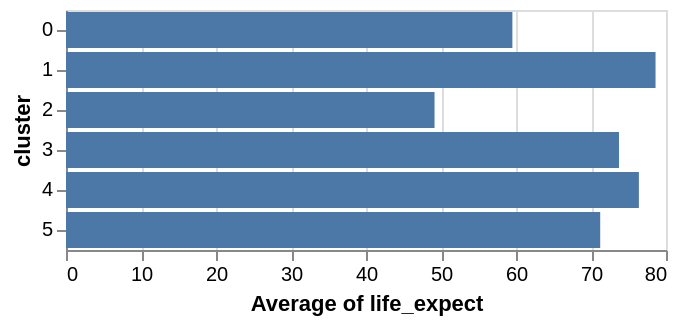

Notebook source saved alongside this figure:
### Markdown cell above
### Länge

### Code cell
alt.Chart(data2005).mark_bar().encode(
    alt.X('average(life_expect):Q'),
    alt.Y('cluster:O')
)

### Figure 1 — Vega-Lite specification as saved in the notebook (floating-point values rounded to 4 significant figures)
{"config": {"view": {"continuousWidth": 300, "continuousHeight": 300}}, "data": {"name": "data-5d02da2a3d902aa56b0187487b2504b4"}, "mark": {"type": "bar"}, "encoding": {"x": {"aggregate": "average", "field": "life_expect", "type": "quantitative"}, "y": {"field": "cluster", "type": "ordinal"}}, "$schema": "https://vega.github.io/schema/vega-lite/v6.4.1.json", "datasets": {"data-5d02da2a3d902aa56b0187487b2504b4": [{"year": 2005, "country": "Afghanistan", "cluster": 0, "pop": 29928987, "life_expect": 43.83, "fertility": 7.069}, {"year": 2005, "country": "Argentina", "cluster": 3, "pop": 39537943, "life_expect": 75.32, "fertility": 2.254}, {"year": 2005, "country": "Aruba", "cluster": 3, "pop": 71566, "life_expect": 74.24, "fertility": 2.04}, {"year": 2005, "country": "Australia", "cluster": 4, "pop": 20090437, "life_expect": 81.23, "fertility": 1.788}, {"year": 2005, "country": "Austria", "cluster": 1, "pop": 8184691, "life_expect": 79.83, "fertility": 1.42}, {"year": 2005, "country": "Bahamas", "cluster": 3, "pop": 301790, "life_expect": 73.5, "fertility": 2.022}, {"year": 2005, "country": "Bangladesh", "cluster": 0, "pop": 144319628, "life_expect": 64.06, "fertility": 2.826}, {"year": 2005, "country": "Barbados", "cluster": 3, "pop": 278870, "life_expect": 77.3, "fertility": 1.5}, {"year": 2005, "country": "Belgium", "cluster": 1, "pop": 10364388, "life_expect": 79.44, "fertility": 1.646}, {"year": 2005, "country": "Bolivia", "cluster": 3, "pop": 8857870, "life_expect": 65.55, "fertility": 3.5}, {"year": 2005, "country": "Brazil", "cluster": 3, "pop": 186112794, "life_expect": 72.39, "fertility": 2.245}, {"year": 2005, "country": "Canada", "cluster": 3, "pop": 32805041, "life_expect": 80.65, "fertility": 1.527}, {"year": 2005, "country": "Chile", "cluster": 3, "pop": 15980912, "life_expect": 78.55, "fertility": 1.944}, {"year": 2005, "country": "China", "cluster": 4, "pop": 1303182268, "life_expect": 72.96, "fertility": 1.725}, {"year": 2005, "country": "Colombia", "cluster": 3, "pop": 42954279, "life_expect": 72.89, "fertility": 2.22}, {"year": 2005, "country": "Costa Rica", "cluster": 3, "pop": 4016173, "life_expect": 78.78, "fertility": 2.099}, {"year": 2005, "country": "Croatia", "cluster": 1, "pop": 4495904, "life_expect": 75.75, "fertility": 1.346}, {"year": 2005, "country": "Cuba", "cluster": 3, "pop": 11346670, "life_expect": 78.27, "fertility": 1.49}, {"year": 2005, "country": "Dominican Republic", "cluster": 3, "pop": 9049595, "life_expect": 72.23, "fertility": 2.81}, {"year": 2005, "country": "Ecuador", "cluster": 3, "pop": 13363593, "life_expect": 74.99, "fertility": 2.578}, {"year": 2005, "country": "Egypt", "cluster": 5, "pop": 77505756, "life_expect": 71.34, "fertility": 2.891}, {"year": 2005, "country": "El Salvador", "cluster": 3, "pop": 6704932, "life_expect": 71.88, "fertility": 2.683}, {"year": 2005, "country": "Finland", "cluster": 1, "pop": 5223442, "life_expect": 79.31, "fertility": 1.825}, {"year": 2005, "country": "France", "cluster": 1, "pop": 60656178, "life_expect": 80.66, "fertility": 1.892}, {"year": 2005, "country": "Georgia", "cluster": 1, "pop": 4677401, "life_expect": 70.99, "fertility": 1.407}, {"year": 2005, "country": "Germany", "cluster": 1, "pop": 82431390, "life_expect": 79.41, "fertility": 1.36}, {"year": 2005, "country": "Greece", "cluster": 1, "pop": 10668354, "life_expect": 79.48, "fertility": 1.325}, {"year": 2005, "country": "Grenada", "cluster": 3, "pop": 89502, "life_expect": 68.72, "fertility": 2.302}, {"year": 2005, "country": "Haiti", "cluster": 3, "pop": 8121622, "life_expect": 60.92, "fertility": 3.545}, {"year": 2005, "country": "Hong Kong", "cluster": 4, "pop": 6898686, "life_expect": 82.21, "fertility": 0.966}, {"year": 2005, "country": "Iceland", "cluster": 1, "pop": 296737, "life_expect": 81.76, "fertility": 2.052}, {"year": 2005, "country": "India", "cluster": 0, "pop": 1080264388, "life_expect": 64.7, "fertility": 2.807}, {"year": 2005, "country": "Indonesia", "cluster": 4, "pop": 218465000, "life_expect": 70.65, "fertility": 2.182}, {"year": 2005, "country": "Iran", "cluster": 5, "pop": 68017860, "life_expect": 70.96, "fertility": 2.04}, {"year": 2005, "country": "Iraq", "cluster": 5, "pop": 26074906, "life_expect": 59.55, "fertility": 4.264}, {"year": 2005, "country": "Ireland", "cluster": 1, "pop": 4015676, "life_expect": 78.89, "fertility": 1.964}, {"year": 2005, "country": "Israel", "cluster": 5, "pop": 6276883, "life_expect": 80.75, "fertility": 2.75}, {"year": 2005, "country": "Italy", "cluster": 1, "pop": 58103033, "life_expect": 80.55, "fertility": 1.379}, {"year": 2005, "country": "Jamaica", "cluster": 3, "pop": 2735520, "life_expect": 72.57, "fertility": 2.429}, {"year": 2005, "country": "Japan", "cluster": 4, "pop": 127417244, "life_expect": 82.6, "fertility": 1.27}, {"year": 2005, "country": "Kenya", "cluster": 2, "pop": 33829590, "life_expect": 54.11, "fertility": 4.959}, {"year": 2005, "country": "South Korea", "cluster": 4, "pop": 22912177, "life_expect": 67.3, "fertility": 1.85}, {"year": 2005, "country": "North Korea", "cluster": 4, "pop": 48640671, "life_expect": 78.62, "fertility": 1.21}, {"year": 2005, "country": "Lebanon", "cluster": 5, "pop": 3826018, "life_expect": 71.99, "fertility": 2.209}, {"year": 2005, "country": "Mexico", "cluster": 3, "pop": 106202903, "life_expect": 76.19, "fertility": 2.211}, {"year": 2005, "country": "Netherlands", "cluster": 1, "pop": 16407491, "life_expect": 79.76, "fertility": 1.721}, {"year": 2005, "country": "New Zealand", "cluster": 4, "pop": 4035461, "life_expect": 80.2, "fertility": 1.994}, {"year": 2005, "country": "Nigeria", "cluster": 2, "pop": 128765768, "life_expect": 46.86, "fertility": 5.322}, {"year": 2005, "country": "Norway", "cluster": 1, "pop": 4593041, "life_expect": 80.2, "fertility": 1.848}, {"year": 2005, "country": "Pakistan", "cluster": 0, "pop": 162419946, "life_expect": 65.48, "fertility": 3.521}, {"year": 2005, "country": "Peru", "cluster": 3, "pop": 27925628, "life_expect": 71.42, "fertility": 2.506}, {"year": 2005, "country": "Philippines", "cluster": 4, "pop": 87857473, "life_expect": 71.69, "fertility": 3.233}, {"year": 2005, "country": "Poland", "cluster": 1, "pop": 38557984, "life_expect": 75.56, "fertility": 1.227}, {"year": 2005, "country": "Portugal", "cluster": 1, "pop": 10566212, "life_expect": 78.1, "fertility": 1.455}, {"year": 2005, "country": "Rwanda", "cluster": 2, "pop": 8440820, "life_expect": 46.24, "fertility": 5.917}, {"year": 2005, "country": "Saudi Arabia", "cluster": 5, "pop": 26417599, "life_expect": 72.78, "fertility": 3.352}, {"year": 2005, "country": "South Africa", "cluster": 2, "pop": 44344136, "life_expect": 49.34, "fertility": 2.637}, {"year": 2005, "country": "Spain", "cluster": 1, "pop": 40341462, "life_expect": 80.94, "fertility": 1.409}, {"year": 2005, "country": "Switzerland", "cluster": 1, "pop": 7489370, "life_expect": 81.7, "fertility": 1.42}, {"year": 2005, "country": "Turkey", "cluster": 1, "pop": 69660559, "life_expect": 71.78, "fertility": 2.143}, {"year": 2005, "country": "United Kingdom", "cluster": 1, "pop": 60441457, "life_expect": 79.42, "fertility": 1.815}, {"year": 2005, "country": "United States", "cluster": 3, "pop": 295734134, "life_expect": 78.24, "fertility": 2.054}, {"year": 2005, "country": "Venezuela", "cluster": 3, "pop": 25375281, "life_expect": 73.75, "fertility": 2.547}]}}
